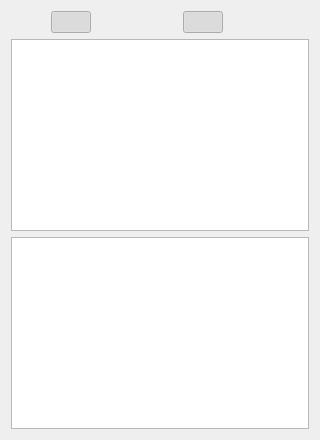
        <widget class="QWidget" name="tabGraveyard">
         <attribute name="title">
          <string>Graveyard</string>
         </attribute>
         <layout class="QVBoxLayout" name="tabGraveyardVerticalLayout">
          <item>
           <layout class="QHBoxLayout" name="tabGraveyardHorizontalLayout">
            <item>
             <spacer name="horizontalSpacer_3">
              <property name="orientation">
               <enum>Qt::Horizontal</enum>
              </property>
              <property name="sizeHint" stdset="0">
               <size>
                <width>40</width>
                <height>20</height>
               </size>
              </property>
             </spacer>
            </item>
            <item>
             <layout class="QHBoxLayout" name="horizontalLayout_7">
              <item>
               <widget class="QPushButton" name="graveyardButtonPlayer">
                <property name="text">
                 <string/>
                </property>
                <property name="icon">
                 <iconset>
                  <normalon>:/Images/graveyardPlayer.png</normalon>
                 </iconset>
                </property>
                <property name="iconSize">
                 <size>
                  <width>32</width>
                  <height>32</height>
                 </size>
                </property>
                <property name="checkable">
                 <bool>true</bool>
                </property>
                <property name="checked">
                 <bool>true</bool>
                </property>
                <property name="autoExclusive">
                 <bool>true</bool>
                </property>
                <property name="flat">
                 <bool>true</bool>
                </property>
               </widget>
              </item>
              <item>
               <widget class="QPushButton" name="graveyardButtonEnemy">
                <property name="text">
                 <string/>
                </property>
                <property name="icon">
                 <iconset>
                  <normalon>:/Images/graveyardEnemy.png</normalon>
                 </iconset>
                </property>
                <property name="iconSize">
                 <size>
                  <width>32</width>
                  <height>32</height>
                 </size>
                </property>
                <property name="checkable">
                 <bool>true</bool>
                </property>
                <property name="autoExclusive">
                 <bool>true</bool>
                </property>
                <property name="flat">
                 <bool>true</bool>
                </property>
               </widget>
              </item>
             </layout>
            </item>
            <item>
             <spacer name="horizontalSpacer_2">
              <property name="orientation">
               <enum>Qt::Horizontal</enum>
              </property>
              <property name="sizeHint" stdset="0">
               <size>
                <width>40</width>
                <height>20</height>
               </size>
              </property>
             </spacer>
            </item>
            <item>
             <layout class="QHBoxLayout" name="horizontalLayout_8">
              <item>
               <widget class="QPushButton" name="graveyardButtonMinions">
                <property name="text">
                 <string/>
                </property>
                <property name="icon">
                 <iconset>
                  <normalon>:/Images/minionsCounter.png</normalon>
                 </iconset>
                </property>
                <property name="iconSize">
                 <size>
                  <width>32</width>
                  <height>32</height>
                 </size>
                </property>
                <property name="checkable">
                 <bool>true</bool>
                </property>
                <property name="checked">
                 <bool>true</bool>
                </property>
                <property name="autoExclusive">
                 <bool>true</bool>
                </property>
                <property name="flat">
                 <bool>true</bool>
                </property>
               </widget>
              </item>
              <item>
               <widget class="QPushButton" name="graveyardButtonWeapons">
                <property name="text">
                 <string/>
                </property>
                <property name="icon">
                 <iconset>
                  <normalon>:/Images/weaponsCounter.png</normalon>
                 </iconset>
                </property>
                <property name="iconSize">
                 <size>
                  <width>32</width>
                  <height>32</height>
                 </size>
                </property>
                <property name="checkable">
                 <bool>true</bool>
                </property>
                <property name="checked">
                 <bool>false</bool>
                </property>
                <property name="autoExclusive">
                 <bool>true</bool>
                </property>
                <property name="flat">
                 <bool>true</bool>
                </property>
               </widget>
              </item>
             </layout>
            </item>
            <item>
             <spacer name="horizontalSpacer_4">
              <property name="orientation">
               <enum>Qt::Horizontal</enum>
              </property>
              <property name="sizeHint" stdset="0">
               <size>
                <width>40</width>
                <height>20</height>
               </size>
              </property>
             </spacer>
            </item>
           </layout>
          </item>
          <item>
           <widget class="MoveListWidget" name="graveyardListWidgetPlayer"/>
          </item>
          <item>
           <widget class="MoveListWidget" name="graveyardListWidgetEnemy"/>
          </item>
         </layout>
        </widget>
